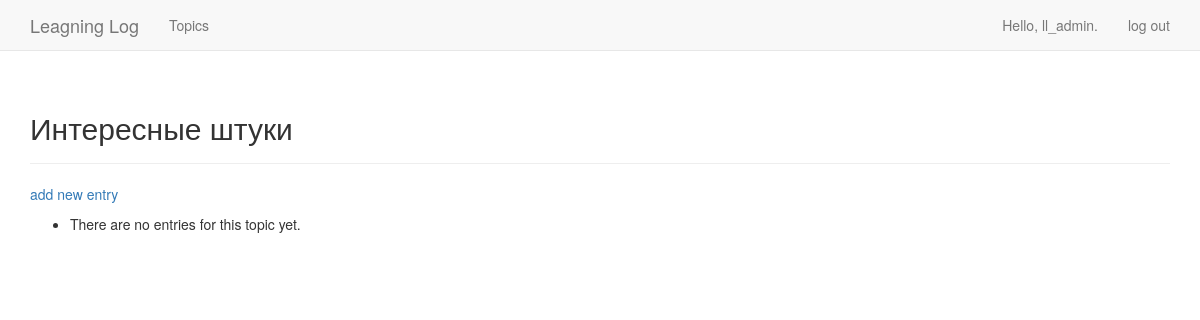
Page /topics/5/ (signed in) on the earlier database version.
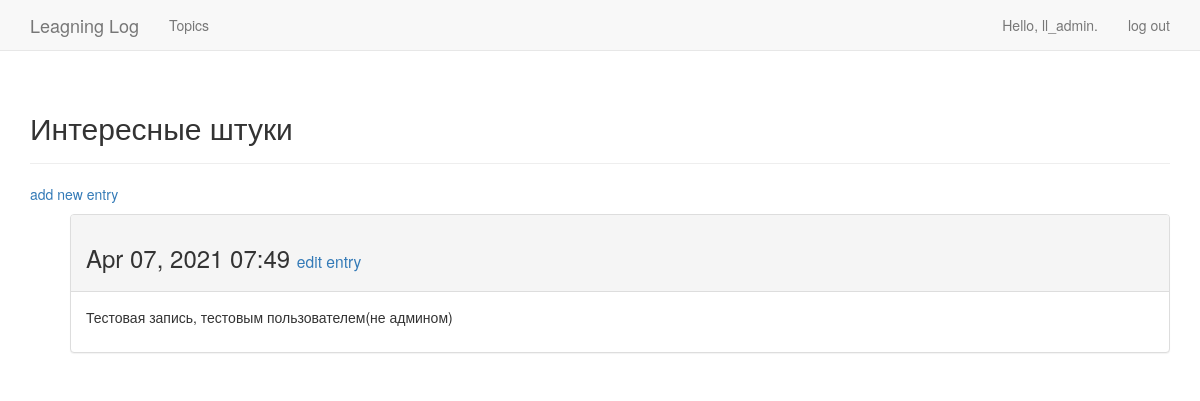
Same page on the later database version.
### learning_logs/models.py (models this page shows, shortened)
class Entry(models.Model):
    topic = models.ForeignKey(Topic, on_delete=models.DO_NOTHING)
    text = models.TextField()
    date_added = models.DateTimeField(auto_now_add=True)
    class Meta:
        verbose_name_plural = 'entries'

### learning_logs/views.py (the view)
# urls.py: url(r'^topics/(?P<topic_id>\d+)/$', views.topic, name = 'topic'),
@login_required
def topic(request, topic_id):
    topic = Topic.objects.get(id=topic_id)
    if topic.owner != request.user:
        raise Http404
    entries = topic.entry_set.order_by('-date_added')
    context = {'topic': topic, 'entries': entries}
    return render(request, 'learning_logs/topic.html', context)

### learning_logs/models.py (called while the page is built)
    def __str__(self):
        return self.text

### learning_logs/templates/learning_logs/topic.html
{% extends 'learning_logs/base.html' %}
{% block header %}
<h2>{{ topic }}</h2>
{% endblock header %}
{% block content %}
<p>
    <a href="{% url 'learning_logs:new_entry' topic.id %}">add new entry</a>
    </p>
<ul>
    {% for entry in entries %}
        <div class="panel panel-default">
        <div class="panel-heading">
            <h3>
                {{ entry.date_added|date:'M d, Y H:i' }}
                <small>
                    <a href="{% url 'learning_logs:edit_entry' entry.id %}">
                    edit entry</a>
                </small>
            </h3>
        </div>
        <div class="panel-body">
            {{ entry.text|linebreaks }}
            </div>
            </div>
    {%empty%}
    <li>
        There are no entries for this topic yet.
    </li>
    {% endfor %}
</ul>
{% endblock content %}

Differences in the rows shown:
added Entry: date_added "Apr 07, 2021 07:49", text "Тестовая запись, тестовым пользователем(не админом)"
Other differences:
text no longer shown: "There are no entries for this topic yet."
